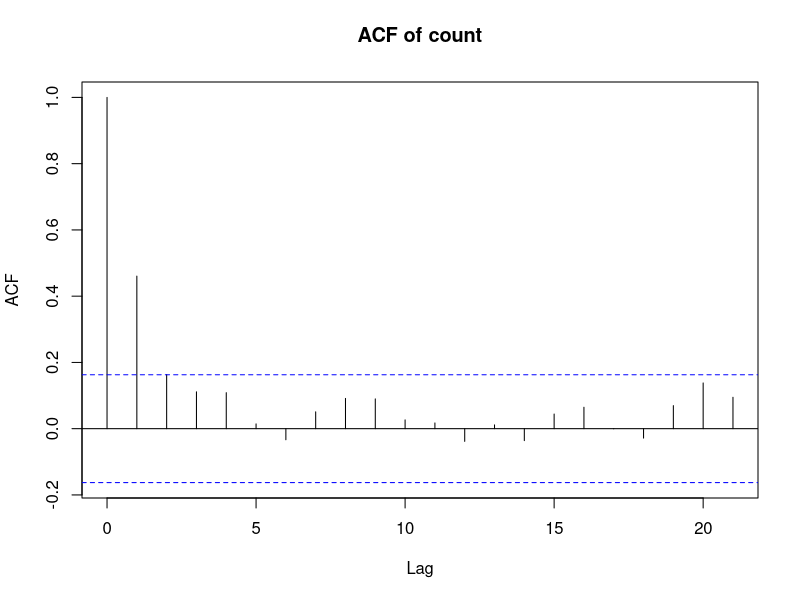
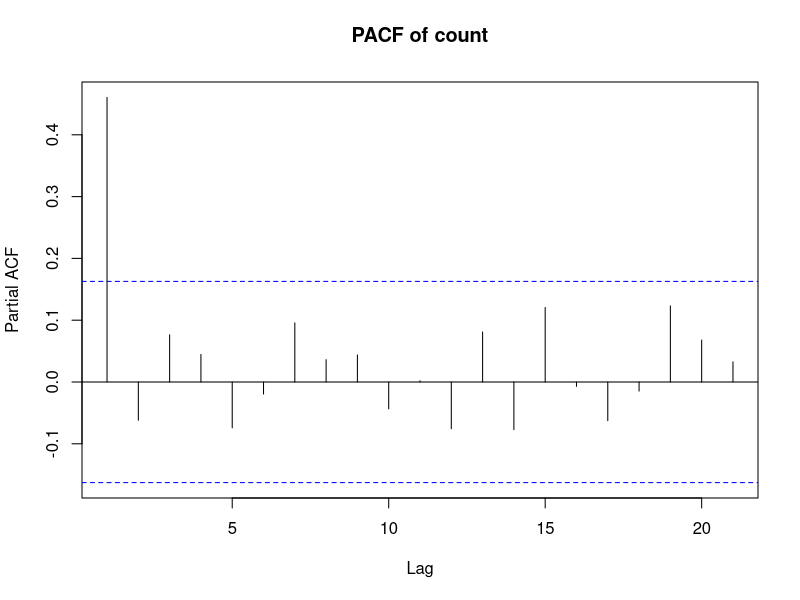
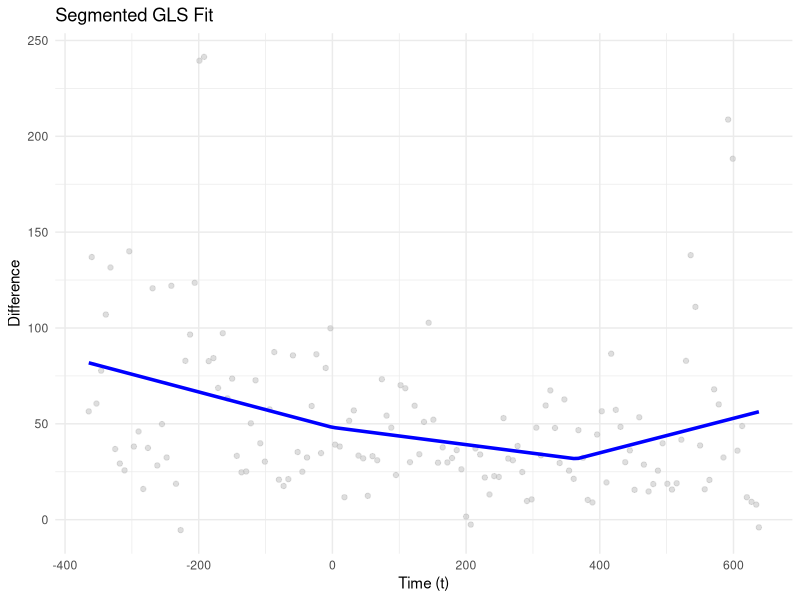

Source code (R) for these figures, in order:
## ---- chunk 1
if (!require(segmented)) install.packages("segmented")
if (!require(dplyr)) install.packages("dplyr")
if (!require(lubridate)) install.packages("lubridate")
if (!require(tidyverse)) install.packages("tidyverse")
if (!require(lmtest)) install.packages("lmtest")
if (!require(sandwich)) install.packages("sandwich")
if (!require(forecast)) install.packages("forecast")
if (!require(nlme)) install.packages("nlme")

library(segmented)
library(dplyr)
library(lubridate)
library(tidyverse)
library(lmtest)
library(sandwich)
library(splines)
library(forecast)
library(lubridate)
library(nlme)
## ---- chunk 2
df <- read.csv("df_Candy_Store_full_tax_difference.csv")
df$date <- as.Date(df$date, format = "%d/%m/%Y")

if (sum(is.na(df$date)) > 0) {
  print("Warning: Some dates couldn't be converted. Check the format.")
}


# Filter for years 2021 and 2022
df_filtered <- df %>%
  filter(year(date) %in% c(2021, 2022,2023)) %>%
  filter(date <= as.Date("2023-10-01")) #Filter 3 month of the war

# Create time variable (days since start of 2021)
df_filtered$time <- as.numeric(df_filtered$date - as.Date("2022-01-01"))

# Create intervention dummy: 0 for 2021, 1 for 2022
df_filtered$intervention <- ifelse(year(df_filtered$date) == 2022, 1, 0)

# Create intervention dummy: 0 for 2021, 1 for 2022
df_filtered$post_intervention <- ifelse(year(df_filtered$date) == 2023, 1, 0)

df_filtered$week <- floor_date(df_filtered$date, "week")

# Create 'difference' variable if it doesn't exist
if (!"difference" %in% names(df_filtered)) {
  if (all(c("y_It", "y_Ct") %in% names(df_filtered))) {
    df_filtered$difference <- df_filtered$y_It - df_filtered$y_Ct
  } else {
    stop("Missing 'difference' or components 'y_It' and 'y_Ct' in the data.")
  }
}

df_weekly <- df_filtered %>%
  group_by(week) %>%
  summarize(
    difference = mean(difference, na.rm = TRUE),
    time = mean(time, na.rm = TRUE),
    intervention = first(intervention),
     post_intervention=first(post_intervention),
    .groups = "drop"
  )

df_regression <- df_weekly %>%
  mutate(
    t = time,
    intervention = intervention,
    post_intervention=post_intervention,
    t_intervention = t * intervention,
    t_post = t * post_intervention,
  )
## ---- chunk 3
acf(df_regression$difference, main = "ACF of count")
pacf(df_regression$difference, main = "PACF of count")

## ---- chunk 4
gls_model <- gls(difference ~ t , 
                 data = df_regression,
                 correlation = corARMA(p = 4, q = 0, form = ~ t))

summary(gls_model)
## ---- chunk 5
seg_model <- segmented(gls_model, seg.Z = ~t, 
                      psi = c(0, 365),
                      control = seg.control(display = TRUE, it.max = 0))

summary(seg_model)
## ---- chunk 6
# Extract fitted values
library(ggplot2)

df_regression$seg_fitted <- fitted(seg_model)

ggplot(df_regression, aes(x = t, y = difference)) +
  geom_point(alpha = 0.5, color = "gray") +
  geom_line(aes(y = seg_fitted), color = "blue", size = 1.2) +
  labs(title = "Segmented GLS Fit", x = "Time (t)", y = "Difference") +
  theme_minimal()
